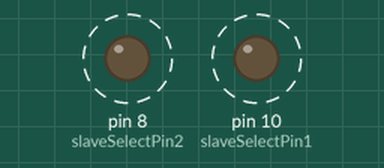
Simulated run of this sketch. Board: Arduino Uno, built with avr-gcc and run on an emulated ATmega328P. Parts: output pins drawn as LEDs (lit = HIGH). Dashed ring = blinking.

Above: at 0.11 s.
Timing chart, 0 to 40.0 s (numbered marks = the images above):
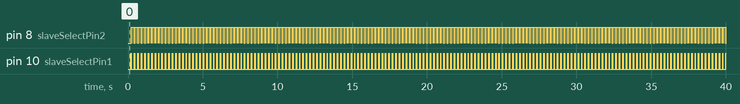

The sketch:

SPI_Protocol_with_AD5206.ino
```cpp
#include <SPI.h>
const int slaveSelectPin1 = 10;
const int slaveSelectPin2 = 8;
void setup() {
  pinMode(slaveSelectPin1, OUTPUT);
  pinMode(slaveSelectPin2, OUTPUT);
  SPI.begin();
}

void loop()
{
 for (int channel = 0; channel < 6; channel++)
 {
    for (int level = 0; level < 255; level++) {
      digitalPotWrite(channel, level);
      delay(10);
    }
    delay(100);

    for (int level = 0; level < 255; level++) {
      digitalPotWrite(channel, 255 - level);
      delay(10);
    }
  }

}

void digitalPotWrite(int address, int value)
{
  digitalWrite(slaveSelectPin1, LOW);
  delay(100);
  SPI.transfer(address);
  SPI.transfer(value);
  delay(100);
  digitalWrite(slaveSelectPin1, HIGH);
digitalWrite(slaveSelectPin2, LOW);
  delay(10);
  SPI.transfer(address);
  SPI.transfer(value);
  delay(10);
  digitalWrite(slaveSelectPin2, HIGH);
}
```

Measured:
- by itself, pin 8 (slaveSelectPin2): alternates HIGH for 0.21 s and LOW for 0.02 s
- by itself, pin 10 (slaveSelectPin1): alternates HIGH for 0.03 s and LOW for 0.20 s
